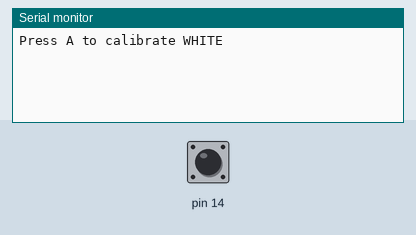
Simulated run of this sketch. Board: Arduino Leonardo, built with avr-gcc and run on an emulated ATmega32U4. Parts: the last lines printed to the serial monitor. Inputs (shaded band) come from the test bench; at power-on: pin 14 HIGH.

Above: at 1.0 s.
1.1 s: pin 14 pulled LOW for 0.15 s
At 1.8 s:
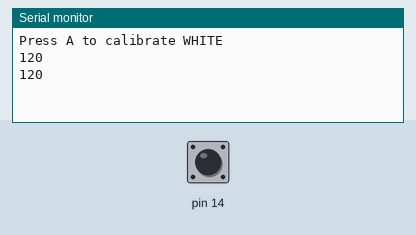
2.8 s: pin 14 pulled LOW for 1 s
At 2.97 s:
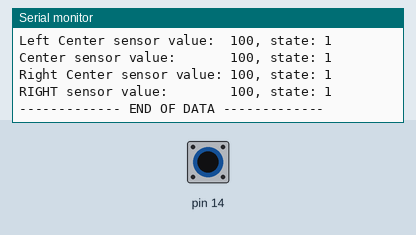

The sketch:

SensorTester.ino
```cpp
#include <Wire.h>
#include <Zumo32U4.h>

Zumo32U4LineSensors lineSensors;
Zumo32U4ButtonA buttonA;
Zumo32U4Motors motors;
Zumo32U4Encoders encoders;

//int searchLeft;
//int searchRight;
#define NUM_SENSORS 5 //Number of activated sensors
uint16_t sensorValues[NUM_SENSORS]; //Some array that contains the raw read values from the sensors between 0-2000
bool useEmitters = true;
struct LineSensorsWhite { //Datatype that stores the boolean values for the sensorStates
    bool left;
    bool leftCenter;
    bool Center;
    bool rightCenter;
    bool right;
};
int threshold; // White threshold, white return values lower than this
int threshold2;
int threshold3;
LineSensorsWhite sensorState = {false,false,false,false,false};

void setup() {
    lineSensors.initFiveSensors(); // Initializes five sensors
    readSensors(sensorState);      //fills structure with first bools
    Serial.begin(9600);
    calibrWht();                   //Calibrates the sensors for white lines
}

void loop() {
    readSensors(sensorState);    //fill sensordata
    Serial.println("------------- SENSOR DATA -------------");
    Serial.println("Left sensor value:         " + (String)sensorValues[0] + ", state: " + (String)sensorState.left);
    Serial.println("Left Center sensor value:  " + (String)sensorValues[1] + ", state: " + (String)sensorState.leftCenter);
    Serial.println("Center sensor value:       " + (String)sensorValues[2] + ", state: " + (String)sensorState.Center);
    Serial.println("Right Center sensor value: " + (String)sensorValues[3] + ", state: " + (String)sensorState.rightCenter);
    Serial.println("RIGHT sensor value:        " + (String)sensorValues[4] + ", state: " + (String)sensorState.right);
    Serial.println("------------- END OF DATA -------------"); //print sensordata
   delay(200);
}

void calibrWht() { //A funtion that is called in the setup to help calibrate sensors for the conditions at hand
    Serial.println("Press A to calibrate WHITE");
    delay(250);
    buttonA.waitForPress();
    threshold3 = (sensorValues[2]+20);
    threshold2 = ((sensorValues[1] + sensorValues[3]) / 2 + 20); //takes the mean value of the three center sensors and adds some margin
    threshold = ((sensorValues[0]+sensorValues[4])/2 + 20); //takes the mean value of the outer-most sensors and makes a separate threshold for them
    delay(250);
    Serial.println(threshold); //prints threshold once at the beginning of the code
    Serial.println(threshold2);
    buttonA.waitForPress();
}

void readSensors(LineSensorsWhite& state) {  // Next line reads the sensor values and store them in the array lineSensorValues
    lineSensors.read(sensorValues, useEmitters ? QTR_EMITTERS_ON : QTR_EMITTERS_OFF); //Retrieves data from sensors
    state = {false,false,false,false,false}; // state of the sensors is ALWAYS set to negative in the structure, so that the if statements below only change the boolean to true when the conditions are met
    if (sensorValues[0] < threshold) {
        state.left = true;
    }
    if (sensorValues[1] < threshold2) {
        state.leftCenter = true;
    }
    if (sensorValues[2] < threshold3) {
        state.Center = true;
    }
    if (sensorValues[3] < threshold2) {
        state.rightCenter = true;
    }
    if (sensorValues[4] < threshold) {
        state.right = true;
    }
}
```

Measured:
- after the input at 1.1 s, the serial monitor: prints a new line after 0.25 s (image 1)
- after the input at 2.8 s, the serial monitor: prints a new line at once (image 2)
